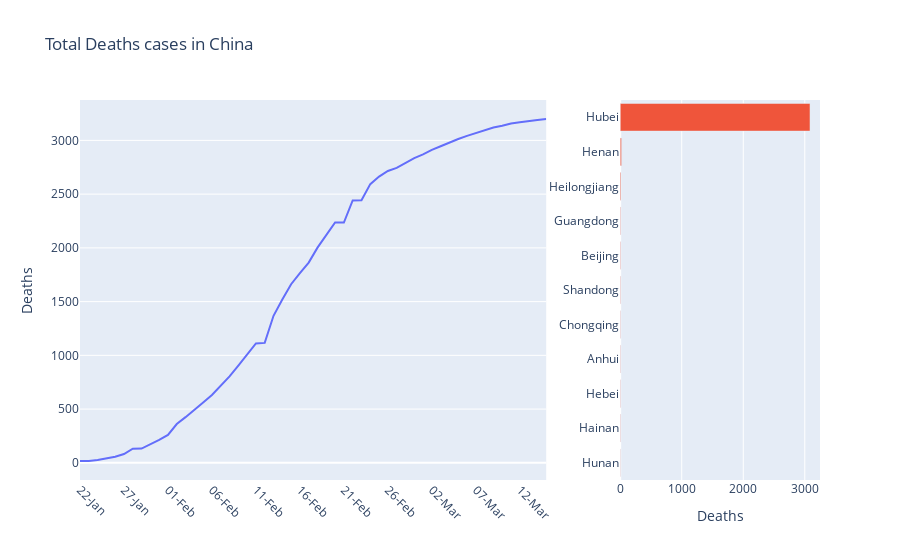

Notebook code for this chart:
### Markdown cell above
**Hubei leads the total recorded death** count in China with 3085 deaths. The second highest is Henan (with 22 deaths).

Looking at the chart, by comparison, the total count of deaths are almost exclusively in Hubei.

### Code cell
plot_cumulative_state(observe_date,'province_state','deaths')

### Figure 1 — Plotly figure (JSON) as saved in the notebook; plotly's stock layout.template omitted (floating-point values rounded to 4 significant figures)
{"data": [{"type": "scatter", "x": ["22-Jan", "23-Jan", "24-Jan", "25-Jan", "26-Jan", "27-Jan", "28-Jan", "29-Jan", "30-Jan", "31-Jan", "01-Feb", "02-Feb", "03-Feb", "04-Feb", "05-Feb", "06-Feb", "07-Feb", "08-Feb", "09-Feb", "10-Feb", "11-Feb", "12-Feb", "13-Feb", "14-Feb", "15-Feb", "16-Feb", "17-Feb", "18-Feb", "19-Feb", "20-Feb", "21-Feb", "22-Feb", "23-Feb", "24-Feb", "25-Feb", "26-Feb", "27-Feb", "28-Feb", "29-Feb", "01-Mar", "02-Mar", "03-Mar", "04-Mar", "05-Mar", "06-Mar", "07-Mar", "08-Mar", "09-Mar", "10-Mar", "11-Mar", "12-Mar", "13-Mar", "14-Mar", "15-Mar"], "xaxis": "x", "y": [17, 18, 26, 42, 56, 82, 131, 133, 171, 213, 259, 361, 425, 490, 562, 632, 717, 804, 904, 1011, 1111, 1116, 1368, 1520, 1662, 1765, 1863, 2002, 2114, 2236, 2236, 2441, 2443, 2593, 2663, 2715, 2744, 2788, 2835, 2870, 2912, 2945, 2981, 3013, 3042, 3070, 3097, 3120, 3136, 3158, 3169, 3176, 3189, 3199], "yaxis": "y"}, {"orientation": "h", "type": "bar", "x": [4, 6, 6, 6, 6, 7, 8, 8, 13, 22, 3085], "xaxis": "x2", "y": ["Hunan", "Hainan", "Hebei", "Anhui", "Chongqing", "Shandong", "Beijing", "Guangdong", "Heilongjiang", "Henan", "Hubei"], "yaxis": "y2"}], "layout": {"showlegend": false, "title": {"text": "Total Deaths cases in China"}, "xaxis": {"anchor": "y", "domain": [0, 0.63], "showgrid": false, "tickangle": 45, "tickvals": ["22-Jan", "27-Jan", "01-Feb", "06-Feb", "11-Feb", "16-Feb", "21-Feb", "26-Feb", "02-Mar", "07-Mar", "12-Mar"]}, "xaxis2": {"anchor": "y2", "domain": [0.73, 1], "title": {"text": "Deaths"}}, "yaxis": {"anchor": "x", "domain": [0, 1], "showgrid": true, "title": {"text": "Deaths"}}, "yaxis2": {"anchor": "x2", "domain": [0, 1]}}}
